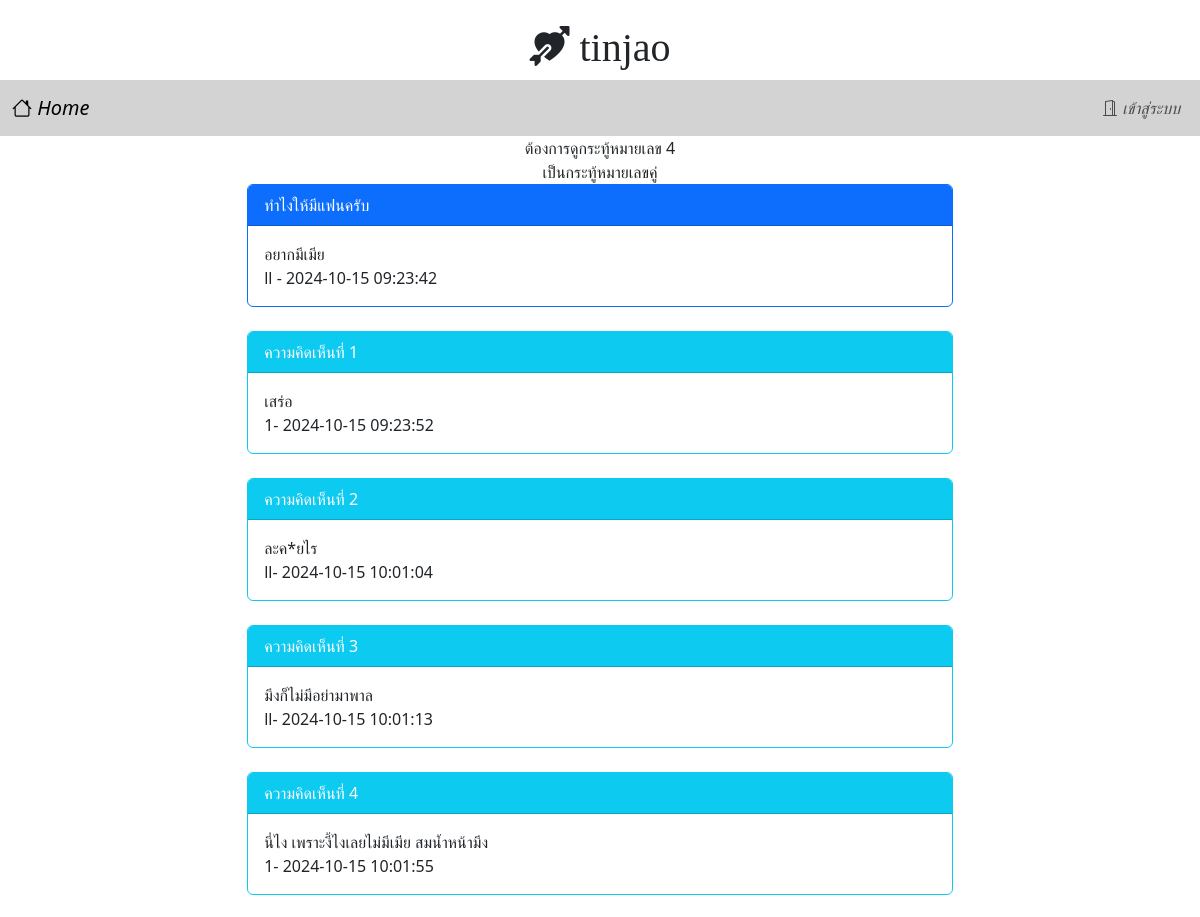
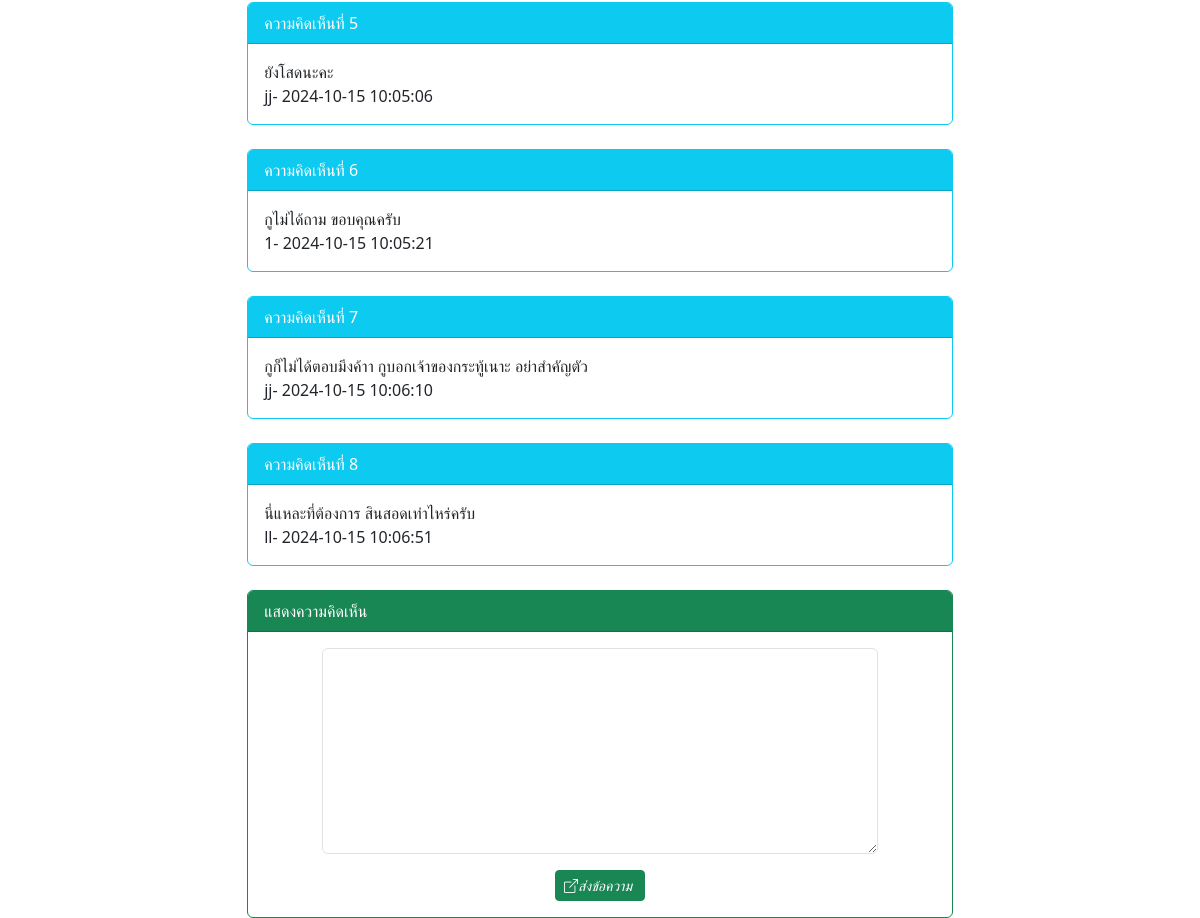
The app's page /post.php?id=4 with its own data (2 pictures, top to bottom).
### tables this page shows
CREATE TABLE `post` (
  `id` int(11) NOT NULL,
  `title` varchar(128) NOT NULL,
  `content` varchar(2048) NOT NULL,
  `post_date` datetime NOT NULL,
  `cat_id` int(11) NOT NULL,
  `user_id` int(11) NOT NULL
);

CREATE TABLE `user` (
  `id` int(11) NOT NULL,
  `login` varchar(32) NOT NULL,
  `password` varchar(64) NOT NULL,
  `name` varchar(64) NOT NULL,
  `gender` char(1) NOT NULL,
  `email` varchar(32) NOT NULL,
  `role` char(1) NOT NULL
);

CREATE TABLE `comment` (
  `id` int(11) NOT NULL,
  `content` mediumtext NOT NULL,
  `post_date` datetime NOT NULL,
  `user_id` int(11) NOT NULL,
  `post_id` int(11) NOT NULL
);

### post.php (the view, shortened to what this page needs)
<!DOCTYPE html>
<html lang="en">
<head>
    <link href="https://cdn.jsdelivr.net/npm/bootstrap@5.3.3/dist/css/bootstrap.min.css" rel="stylesheet">
    <link rel="stylesheet" href="https://cdn.jsdelivr.net/npm/bootstrap-icons@1.11.3/font/bootstrap-icons.min.css">
</head>
<body>
    <?php
            include "nav.php"
    ?>
    <div align = "center">
        <?php
            $num = $_GET['id'];
            echo "ต้องการดูกระทู้หมายเลข ". $num."<BR>";
            if ($num % 2 == 0)
            {
                echo "เป็นกระทู้หมายเลขคู่";
            }
            else
            {
                echo "เป็นกระทู้หมายเลขคี่";
            }
            $conn=new PDO("mysql:host=localhost;dbname=webboard;charset=utf8","root", "");
            $sql = "SELECT t1.title,t1.id,t2.login,t1.post_date,t1.content From post as t1
                Inner Join user as t2 ON (t1.user_id=t2.id) where t1.id=$num";
            $result=$conn->query($sql);
            while($row = $result->fetch()){
                $head = $row[0];
                $content = "$row[4]<br>$row[2] - $row[3]";
            }
        ?>
        </div>
        <div class="container-fluid">
        <div class="card text-dark bg-white border-primary mx-auto" style="width: 60%;">
            <div class="card-header bg-primary text-white"><?php echo $head; ?></div>
            <div class="card-body">
                <?php echo $content; ?>
            </div>
        </div>
        <br>
            <?php
                $conn=new PDO("mysql:host=localhost;dbname=webboard;charset=utf8","root", "");
                $sql="SELECT t1.content,t2.login,t1.post_date,t2.role From comment as t1
                Inner Join user as t2 ON (t1.user_id=t2.id) where t1.post_id=$num ORDER BY t1.post_date ASC";
                $result=$conn->query($sql);
                $i = 0;
                while($row = $result->fetch()){
                    if ($row[3] != 'b'){
                        $i++;
                        echo "<div class='card text-dark bg-white border-info mx-auto' style='width: 60%;'>
                        <div class='card-header bg-info text-white'>ความคิดเห็นที่ $i</div>
                        <div class='card-body'>
                        $row[0] <br>$row[1]- $row[2]
                        </div>
                        </div><br>";
                    }
                }
                if ($_SESSION['role'] != 'b'){
                    echo "<div class='card text-dark bg-white border-success mx-auto' style='width: 60%;'>
                            <div class='card-header bg-success text-white'>แสดงความคิดเห็น</div>
                            <div class='card-body'>
                                <form action='post_save.php' method='post'>
                                    <input type='hidden' name='post_id' value=$num>
                                    <div class='row mb-3 justify-content-center'>
                                        <div class='col-lg-10'>
                                            <textarea name='comment' class='form-control' rows='8'></textarea>
                                        </div>
                                    </div>
                                    <div class='row'>
                                        <div class='col-lg-12'>
                                            <center>
                                                <button type='submit' class='btn btn-success btn-sm text-white'><i class='bi bi-box-arrow-up-right me-1'>ส่งข้อความ</i></button>
                                            </center>
                                        </div>
                                    </div>
                                </form>
                            </div>
                        </div>";
                }
        ?>
    </div>
</body>
</html>

### records on screen
post: title "ทำไงให้มีแฟนครับ", content "อยากมีเมีย", user.login "ll", post_date "2024-10-15 09:23:42"
comment: content "เสร่อ", user.login "1", post_date "2024-10-15 09:23:52"
comment: content "ละค*ยไร", user.login "ll", post_date "2024-10-15 10:01:04"
comment: content "มึงก็ไม่มีอย่ามาพาล", user.login "ll", post_date "2024-10-15 10:01:13"
comment: content "นี่ไง เพราะงี้ไงเลยไม่มีเมีย สมน้ำหน้ามึง", user.login "1", post_date "2024-10-15 10:01:55"
comment: content "ยังโสดนะคะ", user.login "jj", post_date "2024-10-15 10:05:06"
comment: content "กูไม่ได้ถาม ขอบคุณครับ", user.login "1", post_date "2024-10-15 10:05:21"
comment: content "กูก็ไม่ได้ตอบมึงค้าา กูบอกเจ้าของกระทู้เนาะ อย่าสำคัญตัว", user.login "jj", post_date "2024-10-15 10:06:10"
comment: content "นี่แหละที่ต้องการ สินสอดเท่าไหร่ครับ", user.login "ll", post_date "2024-10-15 10:06:51"

### other values on screen
$num "4"
